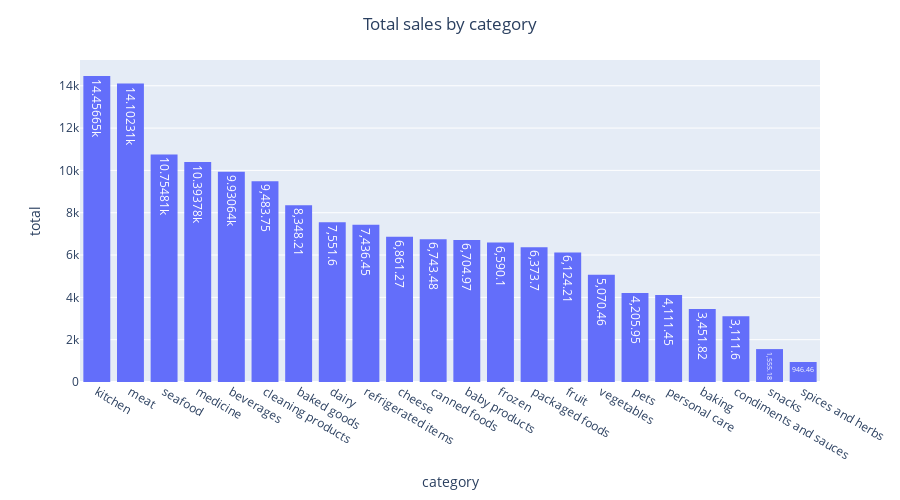

Write notebook code for a chart like this one.
### Code cell
plot_column_group(df,"category","total","Total sales by category")

### Figure 1 — Plotly figure (JSON) as saved in the notebook; plotly's stock layout.template omitted (floating-point values rounded to 4 significant figures)
{"data": [{"alignmentgroup": "True", "hovertemplate": "category=%{x}<br>total=%{y}<extra></extra>", "legendgroup": "", "marker": {"color": "#636efa", "line": {"width": 0}, "pattern": {"shape": ""}}, "name": "", "offsetgroup": "", "orientation": "v", "showlegend": false, "textposition": "auto", "texttemplate": "%{y}", "type": "bar", "x": ["baby products", "baked goods", "baking", "beverages", "canned foods", "cheese", "cleaning products", "condiments and sauces", "dairy", "frozen", "fruit", "kitchen", "meat", "medicine", "packaged foods", "personal care", "pets", "refrigerated items", "seafood", "snacks", "spices and herbs", "vegetables"], "xaxis": "x", "y": [6705.0, 8348.0, 3452.0, 9931.0, 6743.0, 6861.0, 9484.0, 3112.0, 7552.0, 6590.0, 6124.0, 14460.0, 14100.0, 10390.0, 6374.0, 4111.0, 4206.0, 7436.0, 10750.0, 1555.0, 946.5, 5070.0], "yaxis": "y"}], "layout": {"barmode": "stack", "height": 500, "legend": {"tracegroupgap": 0}, "margin": {"t": 60}, "title": {"text": "Total sales by category", "x": 0.5}, "xaxis": {"anchor": "y", "categoryorder": "total descending", "domain": [0, 1], "title": {"text": "category"}}, "yaxis": {"anchor": "x", "domain": [0, 1], "title": {"text": "total"}}}}
